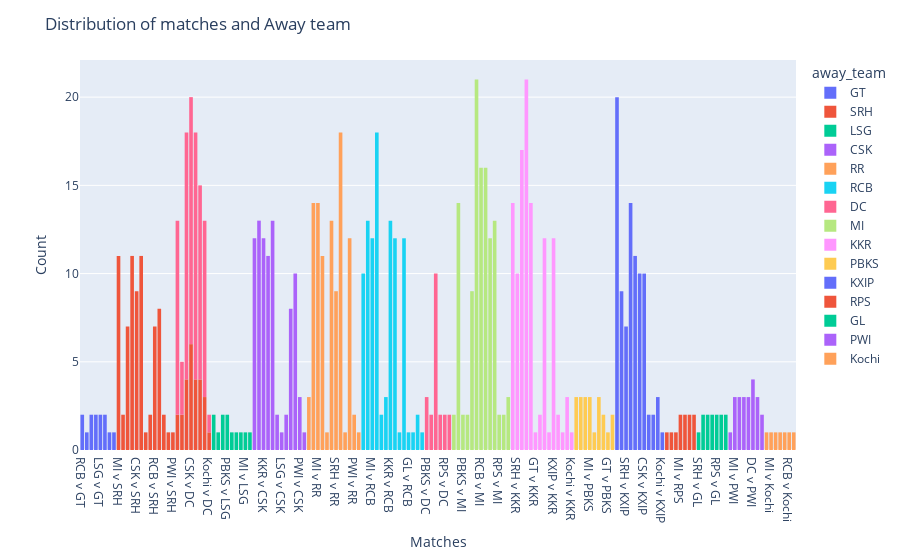

Notebook code cell kept with this figure:
### Code cell
fig = px.histogram(df, x='short_name',color='away_team')
fig.update_layout(
    title="Distribution of matches and Away team",
    xaxis_title="Matches",
    yaxis_title="Count"
)
fig.show()

### Figure 1 — Plotly figure (JSON) as saved in the notebook; plotly's stock layout.template omitted (floating-point values rounded to 4 significant figures)
{"data": [{"alignmentgroup": "True", "bingroup": "x", "hovertemplate": "away_team=GT<br>short_name=%{x}<br>count=%{y}<extra></extra>", "legendgroup": "GT", "marker": {"color": "#636efa", "pattern": {"shape": ""}}, "name": "GT", "offsetgroup": "GT", "orientation": "v", "showlegend": true, "type": "histogram", "x": ["RCB v GT", "MI v GT", "RR v GT", "KKR v GT", "LSG v GT", "PBKS v GT", "DC v GT", "PBKS v GT", "RR v GT", "KKR v GT", "LSG v GT", "CSK v GT", "RCB v GT"], "xaxis": "x", "yaxis": "y"}, {"alignmentgroup": "True", "bingroup": "x", "hovertemplate": "away_team=SRH<br>short_name=%{x}<br>count=%{y}<extra></extra>", "legendgroup": "SRH", "marker": {"color": "#EF553B", "pattern": {"shape": ""}}, "name": "SRH", "offsetgroup": "SRH", "orientation": "v", "showlegend": true, "type": "histogram", "x": ["MI v SRH", "GT v SRH", "RR v SRH", "DC v SRH", "CSK v SRH", "KKR v SRH", "LSG v SRH", "CSK v SRH", "PBKS v SRH", "RCB v SRH", "GT v SRH", "DC v SRH", "KKR v SRH", "MI v SRH", "RCB v SRH", "KKR v SRH", "DC v SRH", "RR v SRH", "CSK v SRH", "PBKS v SRH", "MI v SRH", "KKR v SRH", "DC v SRH", "CSK v SRH", "MI v SRH", "KXIP v SRH", "KKR v SRH", "DC v SRH", "KXIP v SRH", "CSK v SRH", "RR v SRH", "MI v SRH", "KKR v SRH", "KXIP v SRH", "MI v SRH", "RR v SRH", "DC v SRH", "CSK v SRH", "RCB v SRH", "MI v SRH", "KKR v SRH", "RPS v SRH", "KXIP v SRH", "DC v SRH", "GL v SRH", "RCB v SRH", "MI v SRH", "RPS v SRH", "KXIP v SRH", "DC v SRH", "KKR v SRH", "CSK v SRH", "RCB v SRH", "MI v SRH", "KXIP v SRH", "KKR v SRH", "RR v SRH", "DC v SRH", "KXIP v SRH", "MI v SRH", "RCB v SRH", "RR v SRH", "DC v SRH", "CSK v SRH", "KKR v SRH", "RCB v SRH", "DC v SRH", "KKR v SRH", "PWI v SRH", "CSK v SRH", "RR v SRH", "KXIP v SRH", "MI v SRH", "RR v DC", "PWI v DC", "MI v DC", "CSK v DC", "RCB v DC", "KXIP v DC", "KKR v DC", "Kochi v DC", "CSK v DC", "MI v DC", "PWI v DC", "KXIP v DC", "CSK v DC", "RR v DC", "KKR v DC", "MI v DC", "RCB v DC", "KXIP v DC", "CSK v DC", "CSK v DC", "RCB v DC", "KKR v DC", "MI v DC", "RCB v DC", "CSK v DC", "KXIP v DC"], "xaxis": "x", "yaxis": "y"}, {"alignmentgroup": "True", "bingroup": "x", "hovertemplate": "away_team=LSG<br>short_name=%{x}<br>count=%{y}<extra></extra>", "legendgroup": "LSG", "marker": {"color": "#00cc96", "pattern": {"shape": ""}}, "name": "LSG", "offsetgroup": "LSG", "orientation": "v", "showlegend": true, "type": "histogram", "x": ["KKR v LSG", "SRH v LSG", "GT v LSG", "PBKS v LSG", "RR v LSG", "RCB v LSG", "CSK v LSG", "GT v LSG", "MI v LSG", "PBKS v LSG", "DC v LSG", "KKR v LSG"], "xaxis": "x", "yaxis": "y"}, {"alignmentgroup": "True", "bingroup": "x", "hovertemplate": "away_team=CSK<br>short_name=%{x}<br>count=%{y}<extra></extra>", "legendgroup": "CSK", "marker": {"color": "#ab63fa", "pattern": {"shape": ""}}, "name": "CSK", "offsetgroup": "CSK", "orientation": "v", "showlegend": true, "type": "histogram", "x": ["DC v CSK", "RR v CSK", "KKR v CSK", "RCB v CSK", "MI v CSK", "GT v CSK", "LSG v CSK", "GT v CSK", "MI v CSK", "PBKS v CSK", "SRH v CSK", "RCB v CSK", "RR v CSK", "DC v CSK", "RR v CSK", "SRH v CSK", "RCB v CSK", "MI v CSK", "KKR v CSK", "PBKS v CSK", "MI v CSK", "RR v CSK", "KXIP v CSK", "KKR v CSK", "SRH v CSK", "DC v CSK", "RCB v CSK", "DC v CSK", "MI v CSK", "RR v CSK", "KKR v CSK", "SRH v CSK", "RCB v CSK", "KXIP v CSK", "MI v CSK", "KXIP v CSK", "SRH v CSK", "RCB v CSK", "KKR v CSK", "RR v CSK", "DC v CSK", "MI v CSK", "RR v CSK", "RCB v CSK", "KKR v CSK", "SRH v CSK", "DC v CSK", "KXIP v CSK", "RR v CSK", "SRH v CSK", "DC v CSK", "KXIP v CSK", "MI v CSK", "KKR v CSK", "RCB v CSK", "KXIP v CSK", "DC v CSK", "KKR v CSK", "PWI v CSK", "MI v CSK", "SRH v CSK", "RR v CSK", "RCB v CSK", "DC v CSK", "DC v CSK", "PWI v CSK", "MI v CSK", "RR v CSK", "KKR v CSK", "KXIP v CSK", "KXIP v CSK", "Kochi v CSK", "MI v CSK", "PWI v CSK", "KKR v CSK", "RR v CSK", "RCB v CSK", "KKR v CSK", "DC v CSK", "RCB v CSK", "MI v CSK", "RR v CSK", "DC v CSK", "KXIP v CSK", "KXIP v CSK", "RR v CSK", "MI v CSK", "KKR v CSK"], "xaxis": "x", "yaxis": "y"}, {"alignmentgroup": "True", "bingroup": "x", "hovertemplate": "away_team=RR<br>short_name=%{x}<br>count=%{y}<extra></extra>", "legendgroup": "RR", "marker": {"color": "#FFA15A", "pattern": {"shape": ""}}, "name": "RR", "offsetgroup": "RR", "orientation": "v", "showlegend": true, "type": "histogram", "x": ["PBKS v RR", "KKR v RR", "MI v RR", "RCB v RR", "GT v RR", "CSK v RR", "SRH v RR", "SRH v RR", "MI v RR", "DC v RR", "RCB v RR", "KKR v RR", "PBKS v RR", "LSG v RR", "KKR v RR", "SRH v RR", "DC v RR", "PBKS v RR", "MI v RR", "RCB v RR", "CSK v RR", "RCB v RR", "MI v RR", "SRH v RR", "DC v RR", "CSK v RR", "KXIP v RR", "KKR v RR", "SRH v RR", "CSK v RR", "MI v RR", "KXIP v RR", "KKR v RR", "DC v RR", "SRH v RR", "RCB v RR", "CSK v RR", "DC v RR", "KXIP v RR", "MI v RR", "KKR v RR", "KXIP v RR", "DC v RR", "SRH v RR", "MI v RR", "CSK v RR", "SRH v RR", "KKR v RR", "DC v RR", "RCB v RR", "CSK v RR", "KXIP v RR", "MI v RR", "DC v RR", "PWI v RR", "RCB v RR", "CSK v RR", "KKR v RR", "KXIP v RR", "MI v RR", "SRH v RR", "MI v RR", "KKR v RR", "RCB v RR", "CSK v RR", "DC v RR", "KXIP v RR", "PWI v RR", "DC v RR", "DC v RR", "KKR v RR", "KXIP v RR", "CSK v RR", "Kochi v RR", "MI v RR", "MI v RR", "RCB v RR", "KXIP v RR", "DC v RR", "CSK v RR", "DC v RR", "KKR v RR", "KKR v RR", "KXIP v RR", "DC v RR", "CSK v RR", "DC v RR", "KXIP v RR", "RCB v RR", "CSK v RR", "DC v RR", "MI v RR", "DC v RR", "KKR v RR", "DC v RR", "RCB v RR", "MI v RR", "KKR v RR", "KXIP v RR"], "xaxis": "x", "yaxis": "y"}, {"alignmentgroup": "True", "bingroup": "x", "hovertemplate": "away_team=RCB<br>short_name=%{x}<br>count=%{y}<extra></extra>", "legendgroup": "RCB", "marker": {"color": "#19d3f3", "pattern": {"shape": ""}}, "name": "RCB", "offsetgroup": "RCB", "orientation": "v", "showlegend": true, "type": "histogram", "x": ["SRH v RCB", "RR v RCB", "MI v RCB", "DC v RCB", "LSG v RCB", "PBKS v RCB", "KKR v RCB", "PBKS v RCB", "RR v RCB", "CSK v RCB", "DC v RCB", "LSG v RCB", "GT v RCB", "SRH v RCB", "RR v RCB", "KKR v RCB", "PBKS v RCB", "DC v RCB", "CSK v RCB", "SRH v RCB", "SRH v RCB", "KXIP v RCB", "CSK v RCB", "RR v RCB", "KKR v RCB", "MI v RCB", "DC v RCB", "CSK v RCB", "SRH v RCB", "RR v RCB", "KXIP v RCB", "MI v RCB", "KKR v RCB", "DC v RCB", "KKR v RCB", "MI v RCB", "CSK v RCB", "SRH v RCB", "DC v RCB", "KXIP v RCB", "RR v RCB", "KXIP v RCB", "GL v RCB", "KKR v RCB", "RPS v RCB", "MI v RCB", "DC v RCB", "MI v RCB", "SRH v RCB", "KXIP v RCB", "KKR v RCB", "DC v RCB", "KKR v RCB", "RR v RCB", "DC v RCB", "CSK v RCB", "MI v RCB", "KXIP v RCB", "SRH v RCB", "DC v RCB", "RR v RCB", "KXIP v RCB", "MI v RCB", "CSK v RCB", "SRH v RCB", "KKR v RCB", "SRH v RCB", "CSK v RCB", "MI v RCB", "RR v RCB", "PWI v RCB", "KXIP v RCB", "DC v RCB", "KKR v RCB", "CSK v RCB", "KXIP v RCB", "RR v RCB", "KKR v RCB", "MI v RCB", "PWI v RCB", "DC v RCB", "DC v RCB", "Kochi v RCB", "DC v RCB", "CSK v RCB", "KKR v RCB", "DC v RCB", "RR v RCB", "KXIP v RCB", "KKR v RCB", "MI v RCB", "CSK v RCB", "KXIP v RCB", "DC v RCB", "DC v RCB", "RR v RCB", "MI v RCB", "DC v RCB", "KXIP v RCB", "RR v RCB", "CSK v RCB"], "xaxis": "x", "yaxis": "y"}, {"alignmentgroup": "True", "bingroup": "x", "hovertemplate": "away_team=DC<br>short_name=%{x}<br>count=%{y}<extra></extra>", "legendgroup": "DC", "marker": {"color": "#FF6692", "pattern": {"shape": ""}}, "name": "DC", "offsetgroup": "DC", "orientation": "v", "showlegend": true, "type": "histogram", "x": ["PBKS v DC", "CSK v DC", "GT v DC", "SRH v DC", "RCB v DC", "RR v DC", "LSG v DC", "GT v DC", "LSG v DC", "CSK v DC", "RR v DC", "PBKS v DC", "MI v DC", "RCB v DC", "MI v DC", "KKR v DC", "PBKS v DC", "SRH v DC", "RR v DC", "CSK v DC", "RCB v DC", "RR v DC", "MI v DC", "KXIP v DC", "KKR v DC", "SRH v DC", "MI v DC", "KXIP v DC", "RCB v DC", "KKR v DC", "SRH v DC", "RR v DC", "CSK v DC", "KXIP v DC", "RR v DC", "MI v DC", "KKR v DC", "RCB v DC", "CSK v DC", "SRH v DC", "RCB v DC", "RPS v DC", "SRH v DC", "MI v DC", "KKR v DC", "KXIP v DC", "GL v DC", "RCB v DC", "GL v DC", "SRH v DC", "MI v DC", "RPS v DC", "CSK v DC", "KXIP v DC", "SRH v DC", "MI v DC", "KKR v DC", "KKR v DC", "CSK v DC", "SRH v DC", "RCB v DC", "RR v DC", "MI v DC", "KXIP v DC", "KKR v DC", "MI v DC", "RCB v DC", "SRH v DC", "RR v DC", "CSK v DC", "KXIP v DC", "PWI v DC", "KKR v DC", "RCB v DC", "MI v DC", "PWI v DC", "RR v DC", "CSK v DC", "KXIP v DC", "RR v DC", "PWI v DC", "Kochi v DC", "MI v DC", "CSK v DC", "KXIP v DC", "KXIP v DC", "RR v DC", "RCB v DC", "KKR v DC", "MI v DC", "CSK v DC", "CSK v DC", "RCB v DC", "CSK v DC", "RCB v DC", "KXIP v DC", "CSK v DC", "MI v DC", "RCB v DC"], "xaxis": "x", "yaxis": "y"}, {"alignmentgroup": "True", "bingroup": "x", "hovertemplate": "away_team=MI<br>short_name=%{x}<br>count=%{y}<extra></extra>", "legendgroup": "MI", "marker": {"color": "#B6E880", "pattern": {"shape": ""}}, "name": "MI", "offsetgroup": "MI", "orientation": "v", "showlegend": true, "type": "histogram", "x": ["LSG v MI", "CSK v MI", "PBKS v MI", "GT v MI", "SRH v MI", "DC v MI", "RCB v MI", "DC v MI", "KKR v MI", "RCB v MI", "LSG v MI", "RR v MI", "GT v MI", "CSK v MI", "RR v MI", "RCB v MI", "CSK v MI", "PBKS v MI", "DC v MI", "KKR v MI", "KKR v MI", "RCB v MI", "KXIP v MI", "CSK v MI", "RR v MI", "DC v MI", "SRH v MI", "RCB v MI", "KXIP v MI", "SRH v MI", "DC v MI", "RR v MI", "CSK v MI", "KKR v MI", "SRH v MI", "RR v MI", "CSK v MI", "RCB v MI", "KXIP v MI", "KKR v MI", "DC v MI", "RPS v MI", "RCB v MI", "KXIP v MI", "GL v MI", "DC v MI", "SRH v MI", "KKR v MI", "KKR v MI", "SRH v MI", "KXIP v MI", "RPS v MI", "RCB v MI", "GL v MI", "KKR v MI", "RR v MI", "RCB v MI", "DC v MI", "KXIP v MI", "CSK v MI", "SRH v MI", "RCB v MI", "CSK v MI", "DC v MI", "SRH v MI", "KKR v MI", "RR v MI", "KXIP v MI", "RCB v MI", "CSK v MI", "RR v MI", "DC v MI", "KKR v MI", "SRH v MI", "PWI v MI", "CSK v MI", "DC v MI", "KXIP v MI", "DC v MI", "PWI v MI", "KKR v MI", "RCB v MI", "RR v MI", "DC v MI", "RCB v MI", "DC v MI", "RR v MI", "PWI v MI", "KXIP v MI", "KKR v MI", "DC v MI", "DC v MI", "CSK v MI", "KXIP v MI", "RR v MI", "RCB v MI", "KKR v MI", "CSK v MI", "DC v MI", "KKR v MI", "KXIP v MI", "KKR v MI", "RCB v MI", "DC v MI", "DC v MI", "RCB v MI", "KXIP v MI", "CSK v MI", "DC v MI", "CSK v MI", "KXIP v MI", "KKR v MI", "DC v MI", "RR v MI"], "xaxis": "x", "yaxis": "y"}, {"alignmentgroup": "True", "bingroup": "x", "hovertemplate": "away_team=KKR<br>short_name=%{x}<br>count=%{y}<extra></extra>", "legendgroup": "KKR", "marker": {"color": "#FF97FF", "pattern": {"shape": ""}}, "name": "KKR", "offsetgroup": "KKR", "orientation": "v", "showlegend": true, "type": "histogram", "x": ["CSK v KKR", "SRH v KKR", "RCB v KKR", "DC v KKR", "MI v KKR", "GT v KKR", "PBKS v KKR", "CSK v KKR", "RCB v KKR", "SRH v KKR", "RR v KKR", "DC v KKR", "LSG v KKR", "MI v KKR", "CSK v KKR", "MI v KKR", "DC v KKR", "PBKS v KKR", "RR v KKR", "RCB v KKR", "SRH v KKR", "RR v KKR", "DC v KKR", "KXIP v KKR", "RCB v KKR", "MI v KKR", "SRH v KKR", "CSK v KKR", "DC v KKR", "RCB v KKR", "RR v KKR", "CSK v KKR", "SRH v KKR", "KXIP v KKR", "MI v KKR", "CSK v KKR", "RR v KKR", "DC v KKR", "RCB v KKR", "MI v KKR", "KXIP v KKR", "SRH v KKR", "GL v KKR", "MI v KKR", "DC v KKR", "RPS v KKR", "SRH v KKR", "RCB v KKR", "KXIP v KKR", "KXIP v KKR", "MI v KKR", "DC v KKR", "RCB v KKR", "GL v KKR", "KXIP v KKR", "DC v KKR", "SRH v KKR", "CSK v KKR", "RCB v KKR", "MI v KKR", "RR v KKR", "MI v KKR", "RCB v KKR", "CSK v KKR", "RR v KKR", "DC v KKR", "KXIP v KKR", "SRH v KKR", "RR v KKR", "RCB v KKR", "CSK v KKR", "DC v KKR", "MI v KKR", "PWI v KKR", "SRH v KKR", "RR v KKR", "RCB v KKR", "KXIP v KKR", "DC v KKR", "CSK v KKR", "DC v KKR", "MI v KKR", "PWI v KKR", "CSK v KKR", "RR v KKR", "DC v KKR", "DC v KKR", "Kochi v KKR", "RCB v KKR", "PWI v KKR", "DC v KKR", "RR v KKR", "MI v KKR", "KXIP v KKR", "DC v KKR", "RCB v KKR", "CSK v KKR", "DC v KKR", "KXIP v KKR", "RCB v KKR", "KXIP v KKR", "DC v KKR", "DC v KKR", "RCB v KKR", "DC v KKR", "CSK v KKR", "RCB v KKR", "CSK v KKR", "RR v KKR", "KXIP v KKR", "MI v KKR"], "xaxis": "x", "yaxis": "y"}, {"alignmentgroup": "True", "bingroup": "x", "hovertemplate": "away_team=PBKS<br>short_name=%{x}<br>count=%{y}<extra></extra>", "legendgroup": "PBKS", "marker": {"color": "#FECB52", "pattern": {"shape": ""}}, "name": "PBKS", "offsetgroup": "PBKS", "orientation": "v", "showlegend": true, "type": "histogram", "x": ["DC v PBKS", "KKR v PBKS", "CSK v PBKS", "MI v PBKS", "LSG v PBKS", "SRH v PBKS", "RR v PBKS", "KKR v PBKS", "CSK v PBKS", "MI v PBKS", "DC v PBKS", "GT v PBKS", "RCB v PBKS", "SRH v PBKS", "CSK v PBKS", "RCB v PBKS", "KKR v PBKS", "MI v PBKS", "SRH v PBKS", "DC v PBKS", "RR v PBKS"], "xaxis": "x", "yaxis": "y"}, {"alignmentgroup": "True", "bingroup": "x", "hovertemplate": "away_team=KXIP<br>short_name=%{x}<br>count=%{y}<extra></extra>", "legendgroup": "KXIP", "marker": {"color": "#636efa", "pattern": {"shape": ""}}, "name": "KXIP", "offsetgroup": "KXIP", "orientation": "v", "showlegend": true, "type": "histogram", "x": ["DC v KXIP", "RR v KXIP", "SRH v KXIP", "RCB v KXIP", "MI v KXIP", "KKR v KXIP", "CSK v KXIP", "RR v KXIP", "KKR v KXIP", "CSK v KXIP", "MI v KXIP", "DC v KXIP", "RCB v KXIP", "SRH v KXIP", "RCB v KXIP", "KKR v KXIP", "DC v KXIP", "SRH v KXIP", "RR v KXIP", "MI v KXIP", "CSK v KXIP", "KKR v KXIP", "DC v KXIP", "SRH v KXIP", "GL v KXIP", "RCB v KXIP", "MI v KXIP", "RPS v KXIP", "DC v KXIP", "SRH v KXIP", "GL v KXIP", "MI v KXIP", "RCB v KXIP", "RPS v KXIP", "MI v KXIP", "RR v KXIP", "CSK v KXIP", "DC v KXIP", "RCB v KXIP", "KKR v KXIP", "SRH v KXIP", "CSK v KXIP", "RR v KXIP", "KKR v KXIP", "MI v KXIP", "RCB v KXIP", "SRH v KXIP", "DC v KXIP", "PWI v KXIP", "RR v KXIP", "DC v KXIP", "KKR v KXIP", "MI v KXIP", "CSK v KXIP", "RCB v KXIP", "RR v KXIP", "PWI v KXIP", "KKR v KXIP", "MI v KXIP", "CSK v KXIP", "RCB v KXIP", "DC v KXIP", "DC v KXIP", "PWI v KXIP", "DC v KXIP", "DC v KXIP", "KKR v KXIP", "MI v KXIP", "RCB v KXIP", "Kochi v KXIP", "RCB v KXIP", "DC v KXIP", "MI v KXIP", "KKR v KXIP", "RR v KXIP", "DC v KXIP", "DC v KXIP", "RCB v KXIP", "RCB v KXIP", "CSK v KXIP", "DC v KXIP", "DC v KXIP", "DC v KXIP", "CSK v KXIP", "RR v KXIP", "DC v KXIP", "RCB v KXIP", "CSK v KXIP", "DC v KXIP"], "xaxis": "x", "yaxis": "y"}, {"alignmentgroup": "True", "bingroup": "x", "hovertemplate": "away_team=RPS<br>short_name=%{x}<br>count=%{y}<extra></extra>", "legendgroup": "RPS", "marker": {"color": "#EF553B", "pattern": {"shape": ""}}, "name": "RPS", "offsetgroup": "RPS", "orientation": "v", "showlegend": true, "type": "histogram", "x": ["KXIP v RPS", "GL v RPS", "RCB v RPS", "MI v RPS", "KKR v RPS", "SRH v RPS", "DC v RPS", "MI v RPS", "SRH v RPS", "DC v RPS", "KKR v RPS"], "xaxis": "x", "yaxis": "y"}, {"alignmentgroup": "True", "bingroup": "x", "hovertemplate": "away_team=GL<br>short_name=%{x}<br>count=%{y}<extra></extra>", "legendgroup": "GL", "marker": {"color": "#00cc96", "pattern": {"shape": ""}}, "name": "GL", "offsetgroup": "GL", "orientation": "v", "showlegend": true, "type": "histogram", "x": ["SRH v GL", "MI v GL", "KKR v GL", "RCB v GL", "RPS v GL", "DC v GL", "KXIP v GL", "KXIP v GL", "MI v GL", "DC v GL", "RPS v GL", "KKR v GL", "RCB v GL"], "xaxis": "x", "yaxis": "y"}, {"alignmentgroup": "True", "bingroup": "x", "hovertemplate": "away_team=PWI<br>short_name=%{x}<br>count=%{y}<extra></extra>", "legendgroup": "PWI", "marker": {"color": "#ab63fa", "pattern": {"shape": ""}}, "name": "PWI", "offsetgroup": "PWI", "orientation": "v", "showlegend": true, "type": "histogram", "x": ["SRH v PWI", "MI v PWI", "CSK v PWI", "KXIP v PWI", "RCB v PWI", "DC v PWI", "RR v PWI", "KKR v PWI", "MI v PWI", "KXIP v PWI", "RCB v PWI", "CSK v PWI", "DC v PWI", "DC v PWI", "KKR v PWI", "RR v PWI", "MI v PWI", "CSK v PWI", "RCB v PWI", "RR v PWI", "KXIP v PWI", "DC v PWI"], "xaxis": "x", "yaxis": "y"}, {"alignmentgroup": "True", "bingroup": "x", "hovertemplate": "away_team=Kochi<br>short_name=%{x}<br>count=%{y}<extra></extra>", "legendgroup": "Kochi", "marker": {"color": "#FFA15A", "pattern": {"shape": ""}}, "name": "Kochi", "offsetgroup": "Kochi", "orientation": "v", "showlegend": true, "type": "histogram", "x": ["PWI v Kochi", "MI v Kochi", "KKR v Kochi", "RR v Kochi", "DC v Kochi", "RCB v Kochi", "CSK v Kochi"], "xaxis": "x", "yaxis": "y"}], "layout": {"autosize": true, "barmode": "relative", "legend": {"title": {"text": "away_team"}, "tracegroupgap": 0}, "margin": {"t": 60}, "title": {"text": "Distribution of matches and Away team"}, "xaxis": {"anchor": "y", "autorange": true, "domain": [0, 1], "range": [-0.5, 157.5], "title": {"text": "Matches"}, "type": "category"}, "yaxis": {"anchor": "x", "autorange": true, "domain": [0, 1], "range": [0, 22.11], "title": {"text": "Count"}}}}
